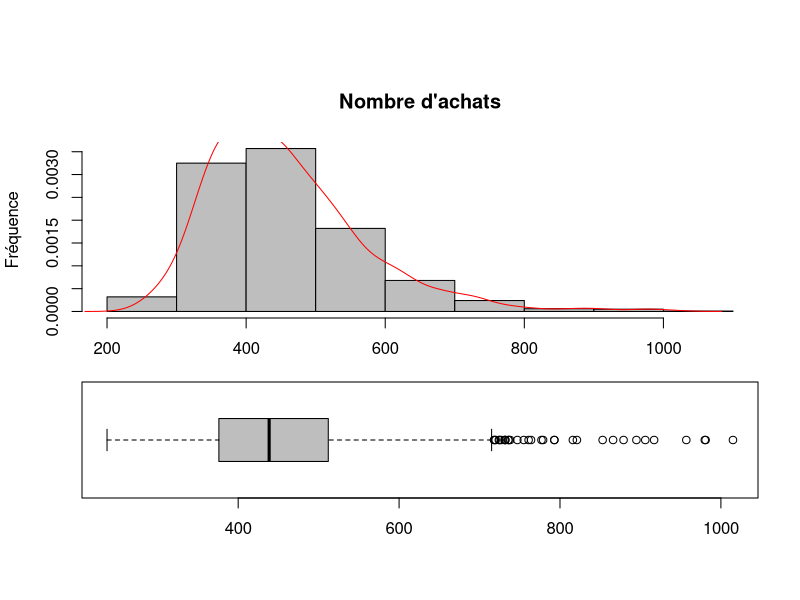
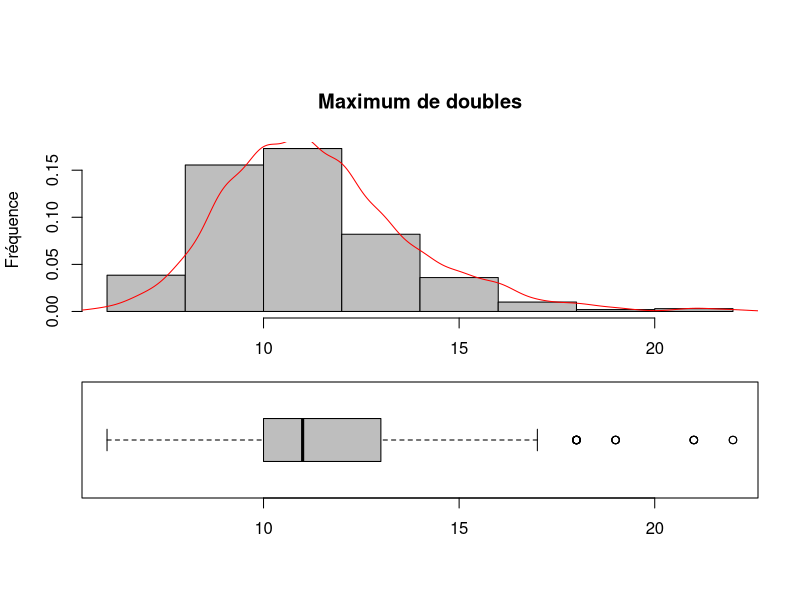
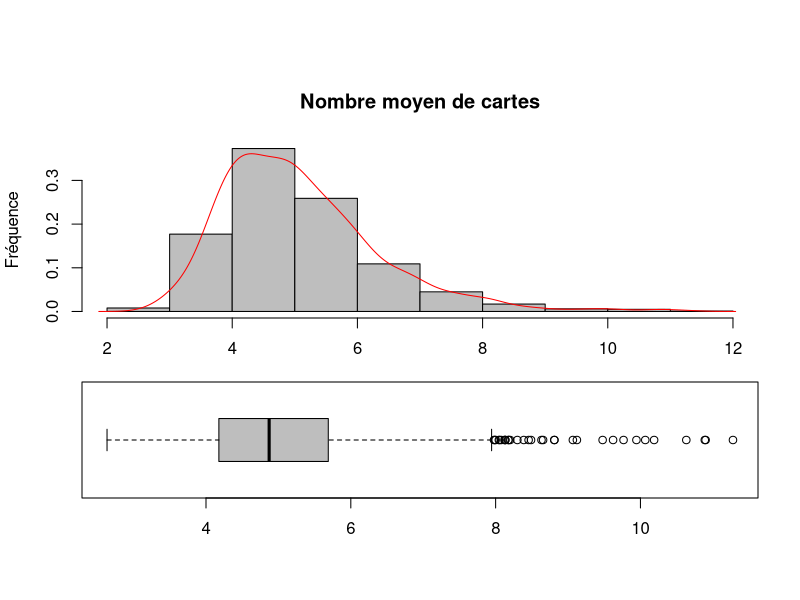

Write R code to recreate these figures, in order.
##################################################################################
#                                                                                #
#            Combien faut-il d'achat de carte pour finir une collection.         #
#                                                                                #
##################################################################################

####################
#
# 1 - Paramètres de la simulation

# La taille de la collection
# abrégé en TC dans les commentaires
tailleCollection = 90

# Le nombre de carte par lot lors de l'achat.
# abrégé en TL dans les commentaires
tailleLot = 1

# Le nombre de simulation total et les itérations succéssives
nbrSimulation = 1000
iteSimulation = 1


####################
# 2 - Structure du tableau de donnée

# A - dataCollection
# Tableau de données de notre simulation pour faire nos stats sur
# le nombre d'achat nécéssaire pour compléter une collection.
#
# dataCollection : 4 x nbrSimulation
# -- numSimulation : Le numéro de la simulation     - entier
# -- nbrAchat      : Le nombre d'achat nécéssaire   - entier
# -- maxDouble     : Le plus grand nombre de double - entier
# -- moyCarte      : Le nombre moyen de carte       - réel

dataCollection = data.frame(numSimulation=1:nbrSimulation, nbrAchat=0, 
	                    maxDouble=0, moyCarte = 0)

# B - aCollection
# Tableau de donnée par simulation recueillant l'ensemble des 
# cartes achetées.
#	
# aCollection : tableau de TCx2.
# -- numCarte : Numéro de carte        - entier (1 à TC).
# -- nbrCarte : Nombre de carte aquise -  entier.


####################
# 3 - Départ de la simulation

while(iteSimulation <= nbrSimulation)
{

	# initialisation de notre collection
	aCollection = data.frame(numCarte=1:tailleCollection, nbrCarte=0)

	# La collection est fini quand la somme du nombre de cartes 
 	# possédant au moins un exemplaire est égale à la taille de 
	# la collection
	while(sum(aCollection$nbrCarte!=0) != tailleCollection)
	{
		
		# Il y a TL cartes par paquet acheté
		ech=0
		while( ech < tailleLot )
		{
			# tirage : achat d'une carte au hasard parmi TC
			# sortie équiprobable d'un nombre entier de 1 à TC compris
			tirage = floor(tailleCollection*runif(1)+1)

			# On rajoute 1 au numéro de carte nouvellement aquis.
			aCollection$nbrCarte[tirage] = aCollection$nbrCarte[tirage] + 1 
			ech = ech +1	
		}
	}# La collection est complète

	# On récupère les données, on n'oublie pas la virgule pour 
	# intégrer les données sur la ligne et non dans la colonne
	dataCollection[iteSimulation,] = c(iteSimulation, 
				      sum(aCollection$nbrCarte),
				      max(aCollection$nbrCarte),
				      mean(aCollection$nbrCarte))

	# On passe à la simulation suivante
	iteSimulation = iteSimulation + 1

}# Le nombre de simulation est suffisant
# la simulation est terminé, on passe au traitement... 


####################
# 4 - Traitement des données

# Trois histogrammes et leur boxplot associé sont tracés
# - 1 - Le nombre d'achat de paquet à la fin d'une collection
# - 2 - Le plus grand nombre de double moyen à la fin d'une collection
# - 3 - Le nombre moyen de carte à la fin d'une collection 
pdf(file="1-nombre-achats.pdf")
	
	par(fig=c(0,1,0.3,.9), new=TRUE)
	hist(dataCollection$nbrAchat, freq=FALSE,  col="grey",
 		main="Nombre d'achats",
		xlab=NULL,
		ylab="Fréquence")
	    	lines(density(dataCollection$nbrAchat), col="red")
	par(fig=c(0,1,0,0.5), new=TRUE)
	boxplot(dataCollection$nbrAchat, horizontal = TRUE, col="grey")


pdf(file="2-maximum-doubles.pdf")
	par(fig=c(0,1,0.3,.9), new=TRUE)
	hist(dataCollection$maxDouble, freq=FALSE,  col="grey",
 		main="Maximum de doubles",
		xlab=NULL,
		ylab="Fréquence")
	    	lines(density(dataCollection$maxDouble), col="red")
	par(fig=c(0,1,0,0.5), new=TRUE)
	boxplot(dataCollection$maxDouble, horizontal = TRUE, col="grey")

pdf(file="3-moyenne-cartes.pdf")
	par(fig=c(0,1,0.3,.9), new=TRUE)
	hist(dataCollection$moyCarte, freq=FALSE,  col="grey",
 		main="Nombre moyen de cartes",
		xlab=NULL,
		ylab="Fréquence")
	    	lines(density(dataCollection$moyCarte), col="red")
	par(fig=c(0,1,0,0.5), new=TRUE)
	boxplot(dataCollection$moyCarte, horizontal = TRUE, col="grey")

# Quelques informations importantes concernant le nombre de paquets achetés sont 
# affichées dans la sortie standart : Min, Q1, Mediane, Moyenne, Q3, Max 
print(summary(dataCollection$nbrAchat))
print(summary(dataCollection$maxDouble))
print(summary(dataCollection$moyCarte))

	
